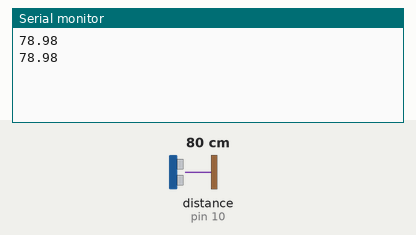
This sketch was run on a simulated Arduino Uno, built with avr-gcc and run on an emulated ATmega328P. On the bench: the last lines printed to the serial monitor. Wiring (inferred from the names in the program): ultrasonic range finder: trigger pin 9; echo pin 10. The test bench sets the inputs (shaded band); at power-on: distance to the obstacle (sensor on pin 10) 80 cm. The echo pulse lasts 58.3 µs per cm.

Above: at 10.8 s.
10.9 s: distance to the obstacle (sensor on pin 10) set to 2 cm
At 20.7 s:
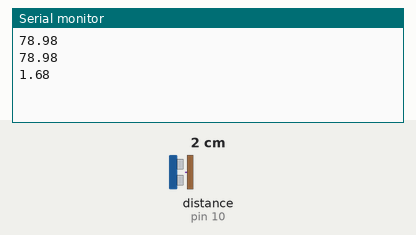
20.9 s: distance to the obstacle (sensor on pin 10) set to 4 cm
At 31.1 s:
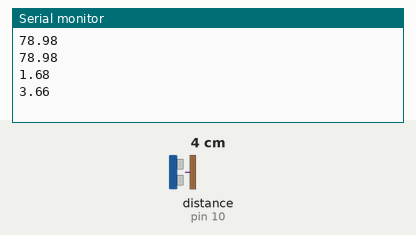
Timing chart, 0 to 32.6 s (numbered marks = the images above; inputs shaded):
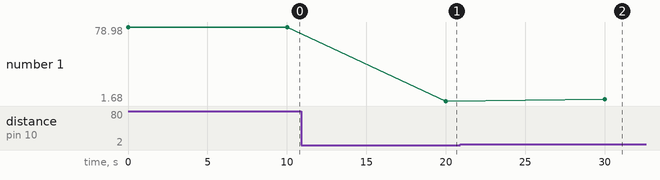

Measured:
- after the input at 10.9 s, the serial monitor: prints a new line after 9.1 s (image 1)
- after the input at 20.9 s, the serial monitor: prints a new line after 9.1 s (image 2)
- plotted number 1: 78.98 → 1.68 after the input at 10.9 s, 1.68 → 3.66 after the input at 20.9 s

The sketch:

Distance_measurement_using_sonar_sensor.ino
```cpp
const int trigPin=9;
const int echoPin=10;
void setup()
{
  pinMode(trigPin,OUTPUT);
  pinMode(echoPin,INPUT);
  Serial.begin(9600);
}

void loop()
{
digitalWrite(trigPin, LOW);
delayMicroseconds(2);
digitalWrite(trigPin, HIGH);
delayMicroseconds(10);
digitalWrite(trigPin, LOW);

float duration = pulseIn(echoPin, HIGH);
float distance= duration*0.034/2;
Serial.println(distance);
delay(10000);
}
```
